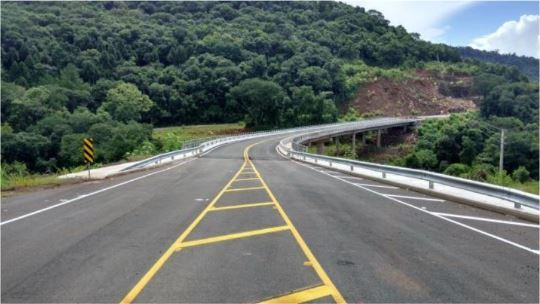
#> input picture Estudo_MyTrailHead/Visao_Computacional/ML_Iniciante/ponte.JPG, 540 x 304 px, found by its file name
$ jupyter execute --allow-errors Tutorial_Opencv.ipynb   (older library calls are emulated)   (text cells are left out)
#> lines starting #> are read from the running program, lines starting #| are printed output that depends on the picture; after the words box and inside, x2 and y2 are one past the last pixel; in counts of white or black regions, pixels touching at a corner belong together; pictures that were not available may be replaced by others from this repository, and a replacement may not be noted
[cell 1]
# Importação das bibliotecas
import cv2

# Leitura da imagem com a função imread()
imagem = cv2.imread('ponte.jpg')
#> imagem is the input picture: shape (304, 540, 3); mean B, G, R 104.5, 109, 101

print('Largura em pixels: ', end='')
print(imagem.shape[1]) #largura da imagem (quantidade de colunas)
#| 540

print('Altura em pixels: ', end='')
print(imagem.shape[0]) #altura da imagem (quantidade de linhas)
#| 304

print('Qtde de canais: ', end='')
print(imagem.shape[2])
#| 3

# Mostra a imagem com a função imshow
cv2.imshow("Ponte", imagem)
cv2.waitKey(0) #espera pressionar qualquer tecla
# Salvar a imagem no disco com função imwrite()
cv2.imwrite("saida.jpg", imagem)
#> Out = True

[cell 2]
imagem = cv2.imread('ponte.jpg')
(b, g, r) = imagem[0, 0] #veja que a ordem BGR e não RGB
#> b = 222; g = 221; r = 207

#Uma observação que podemos fazer aqui é a equivalencia entre imagem[y, x] com imagem[y][x]

print(len(imagem[0]))
#| 540

[cell 3]
print('O pixel (0, 0) tem as seguintes cores:')
print('Vermelho:', r, 'Verde:', g, 'Azul:', b)
#| Vermelho: 207 Verde: 221 Azul: 222

[cell 4]
import cv2

imagem = cv2.imread('ponte.jpg')
for y in range(0, imagem.shape[0]):
    for x in range(0, imagem.shape[1]):
        imagem[y, x] = (255,0,0)
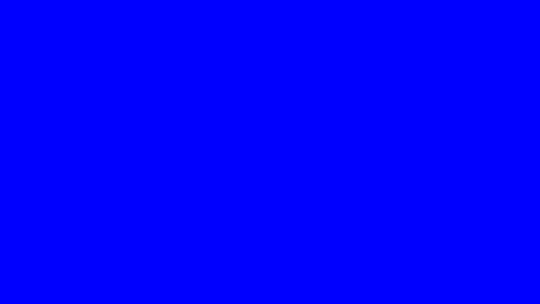
#> imagem: shape (304, 540, 3); mean B, G, R 255, 0, 0
#> (the rest of this cell did not finish here and is left out)

[cell 5]
import cv2

imagem = cv2.imread('ponte.jpg')
for y in range(0, imagem.shape[0], 10): #percorre linhas
    for x in range(0, imagem.shape[1], 10): #percorre colunas
        imagem[y:y+5, x: x+5] = (0,255,255)
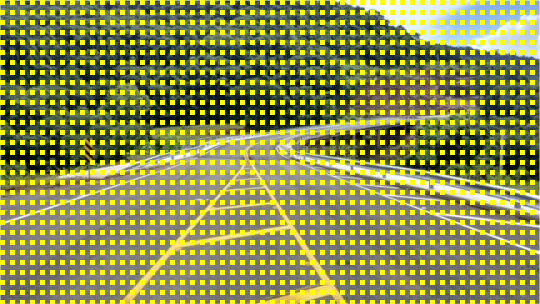
#> imagem: shape (304, 540, 3); mean B, G, R 78, 145.9, 140
cv2.imshow("Imagem modificada", imagem)
cv2.waitKey(0)

[cell 6]
import cv2
imagem = cv2.imread('ponte.jpg')
recorte = imagem[100:200, 100:200]
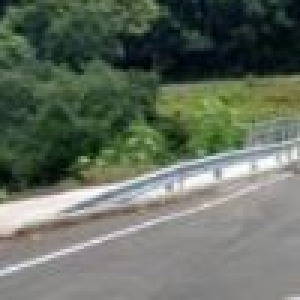
#> recorte: shape (100, 100, 3) (shown 3 times larger); mean B, G, R 95.6, 109, 99.4
cv2.imshow("Recorte da imagem", recorte)
cv2.imwrite("img/recorte.jpg", recorte) #salva no disco
#> Out = True

[cell 7]
import numpy as np
import cv2
img = cv2.imread('ponte.jpg')
cv2.imshow("Original", img)
largura = img.shape[1]
#> largura = 540
altura = img.shape[0]
#> altura = 304
proporcao = float(altura/largura)
#> proporcao = 0.563
largura_nova = 320 #em pixels
altura_nova = int(largura_nova*proporcao)
#> altura_nova = 180
tamanho_novo = (largura_nova, altura_nova)
#> tamanho_novo = (320, 180)
img_redimensionada = cv2.resize(img,
tamanho_novo, interpolation = cv2.INTER_AREA)
cv2.imshow('Resultado', img_redimensionada)
cv2.waitKey(0)

#> (a cell that did not finish here is left out)

[cell 9]
img = cv2.imread('ponte.jpg')
(alt, lar) = img.shape[:2] #captura altura e largura
#> alt = 304; lar = 540
centro = (lar // 2, alt // 2) #acha o centro
#> centro = (270, 152)
M = cv2.getRotationMatrix2D(centro, 30, 1.0)#30 graus
img_rotacionada = cv2.warpAffine(img, M, (lar, alt))
cv2.imshow("Imagem rotacionada em 30 graus", img_rotacionada)
cv2.waitKey(0)

[cell 10]
img = cv2.imread('ponte.jpg')
cv2.imshow("Original", img)
gray = cv2.cvtColor(img, cv2.COLOR_BGR2GRAY)
cv2.imshow("Gray", gray)
hsv = cv2.cvtColor(img, cv2.COLOR_BGR2HSV)
#> hsv: shape (304, 540, 3); mean H, S, V 74.7, 50.7, 113.1
cv2.imshow("HSV", hsv)
lab = cv2.cvtColor(img, cv2.COLOR_BGR2LAB)
#> lab: shape (304, 540, 3); mean of channels 0, 1, 2 113.7, 124.3, 129.5
cv2.imshow("L*a*b*", lab)
cv2.waitKey(0)

[cell 11]
img = cv2.imread('ponte.jpg')
(canalAzul, canalVerde, canalVermelho) = cv2.split(img)
cv2.imshow("Vermelho", canalVermelho)
cv2.imshow("Verde", canalVerde)
cv2.imshow("Azul", canalAzul)
cv2.waitKey(0)

[cell 12]
resultado = cv2.merge([canalAzul, canalVerde, canalVermelho])

[cell 13]
import numpy as np
import cv2
img = cv2.imread('ponte.jpg')
(canalAzul, canalVerde, canalVermelho) = cv2.split(img)
zeros = np.zeros(img.shape[:2], dtype = "uint8")
cv2.imshow("Vermelho", cv2.merge([zeros, zeros, canalVermelho]))
cv2.imshow("Verde", cv2.merge([zeros, canalVerde, zeros]))
cv2.imshow("Azul", cv2.merge([canalAzul, zeros, zeros]))
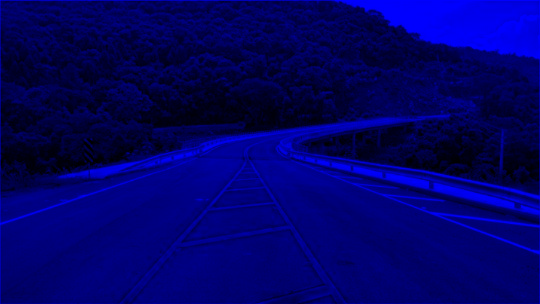
#> window 'Azul': shape (304, 540, 3); mean B, G, R 104.5, 0, 0
cv2.imshow("Original", img)
cv2.waitKey(0)

[cell 14]
from matplotlib import pyplot as plt
import cv2
img = cv2.imread('ponte.jpg')
img = cv2.cvtColor(img, cv2.COLOR_BGR2GRAY) #converte P&B
cv2.imshow("Imagem P&B", img)
#Função calcHist para calcular o histograma da imagem
h = cv2.calcHist([img], [0], None, [256], [0, 256])
#> h = 256 values, max 2242 at index 121, min 1 at index 0, mean 641.2
plt.figure()
plt.title("Histograma P&B")
plt.xlabel("Intensidade")
plt.ylabel("Qtde de Pixels")
plt.plot(h)
plt.xlim([0, 256])
plt.show()
#> figure, not shown here; curve peaks at x = 121, y = 2242
cv2.waitKey(0)

#> (a cell that did not finish here is left out)

#> (a cell that did not finish here is left out)

[cell 17]
from matplotlib import pyplot as plt
import numpy as np
import cv2
img = cv2.imread('ponte.jpg')
img = cv2.cvtColor(img, cv2.COLOR_BGR2GRAY)
h_eq = cv2.equalizeHist(img)
plt.figure()
plt.title("Histograma Equalizado")
plt.xlabel("Intensidade")
plt.ylabel("Qtde de Pixels")
plt.hist(h_eq.ravel(), 256, [0,256])
plt.xlim([0, 256])
plt.show()
#> figure, not shown here; tallest bar 2242 high, from x = 170 to 171
plt.figure()
plt.title("Histograma Original")
plt.xlabel("Intensidade")
plt.ylabel("Qtde de Pixels")
plt.hist(img.ravel(), 256, [0,256])
plt.xlim([0, 256])
plt.show()
#> figure, not shown here; tallest bar 2242 high, from x = 121 to 122
cv2.waitKey(0)

[cell 18]
img = cv2.imread('ponte.jpg')
img = img[::2,::2] # Diminui a imagem
suave = np.vstack([   np.hstack([img,cv2.blur(img, ( 3,  3))]),np.hstack([cv2.blur(img, (5,5)), cv2.blur(img, ( 7,  7))]),np.hstack([cv2.blur(img, (9,9)), cv2.blur(img, (11, 11))]),])
cv2.imshow("Imagens suavisadas (Blur)", suave)
cv2.waitKey(0)

[cell 19]
import numpy as np
import cv2
img = cv2.imread('ponte.jpg')
img = img[::2,::2] # Diminui a imagem
suave = np.vstack([
np.hstack([img,
cv2.medianBlur(img,  3)]),
np.hstack([cv2.medianBlur(img,  5),
cv2.medianBlur(img,  7)]),
np.hstack([cv2.medianBlur(img,  9),
cv2.medianBlur(img, 11)]),
])
cv2.imshow("Imagem original e suavizadas pela mediana", suave)
cv2.waitKey(0)

[cell 20]
img = cv2.imread('ponte.jpg')
img = img[::2,::2] # Diminui a imagem
suave = np.vstack([
np.hstack([img,
cv2.bilateralFilter(img,  3, 21, 21)]),
np.hstack([cv2.bilateralFilter(img,  5, 35, 35),
cv2.bilateralFilter(img,  7, 49, 49)]),
np.hstack([cv2.bilateralFilter(img,  9, 63, 63),
cv2.bilateralFilter(img, 11, 77, 77)])
])

#> (a cell that did not finish here is left out)

[cell 22]
img = cv2.imread('ponte.jpg')
img = cv2.cvtColor(img, cv2.COLOR_BGR2GRAY) # converte
suave = cv2.GaussianBlur(img, (7, 7), 0) # aplica blur
#> suave: shape (304, 540)
bin1 = cv2.adaptiveThreshold(suave, 255,  cv2.ADAPTIVE_THRESH_MEAN_C, cv2.THRESH_BINARY_INV, 21, 5)
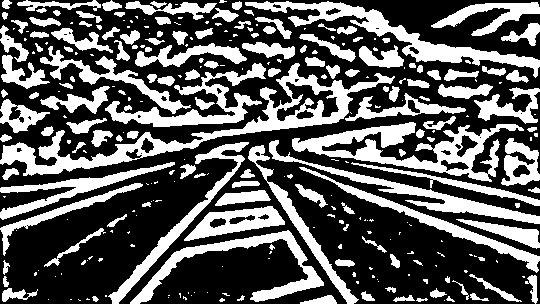
#> bin1: shape (304, 540); 36% white; 289 white regions (145 under 20 px), largest, box (x1, y1, x2, y2) and area: (0, 63, 395, 176) 6182, (292, 122, 524, 182) 4607, (245, 1, 540, 78) 3802
bin2 = cv2.adaptiveThreshold(suave, 255,  cv2.ADAPTIVE_THRESH_GAUSSIAN_C, cv2.THRESH_BINARY_INV,          21, 5)
#> bin2: shape (304, 540); 26.9% white; 422 white regions (217 under 20 px), largest, box (x1, y1, x2, y2) and area: (245, 2, 540, 67) 2629, (292, 120, 484, 176) 2602, (270, 137, 540, 224) 2319
resultado = np.vstack([  np.hstack([img, suave]),  np.hstack([bin1, bin2])  ])
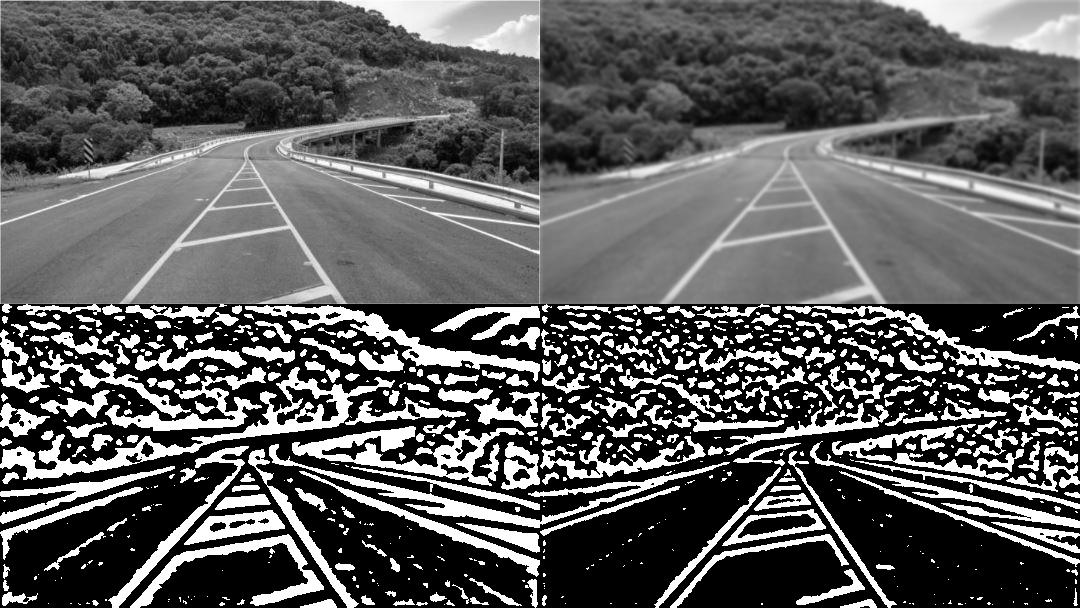
#> resultado: shape (608, 1080); min 0, max 255, mean 93.1
cv2.imshow("Binarização adaptativa da imagem", resultado)
cv2.waitKey(0)

[cell 23]
import mahotas
import numpy as np
import cv2
img = cv2.imread('ponte.jpg')
img = cv2.cvtColor(img, cv2.COLOR_BGR2GRAY) # converte
suave = cv2.GaussianBlur(img, (7, 7), 0) # aplica blur
T = mahotas.thresholding.otsu(suave)
#> T = 101
temp = img.copy()
temp[temp > T] = 255
temp[temp < 255] = 0
#> temp: shape (304, 540); 57% white; 304 black regions (275 under 20 px), largest, box (x1, y1, x2, y2) and area: (1, 1, 539, 186) 65647, (421, 268, 489, 303) 894, (342, 172, 539, 224) 798
temp = cv2.bitwise_not(temp)
#> (the rest of this cell did not finish here and is left out)

[cell 24]
import numpy as np
import cv2
img = cv2.imread('ponte.jpg')
img = cv2.cvtColor(img, cv2.COLOR_BGR2GRAY)
sobelX = cv2.Sobel(img, cv2.CV_64F, 1, 0)
sobelY = cv2.Sobel(img, cv2.CV_64F, 0, 1)
sobelX = np.uint8(np.absolute(sobelX))
sobelY = np.uint8(np.absolute(sobelY))
sobel = cv2.bitwise_or(sobelX, sobelY)
resultado = np.vstack([  np.hstack([img,    sobelX]),  np.hstack([sobelY, sobel])  ])
cv2.imshow("Sobel", resultado)
cv2.waitKey(0)

[cell 25]
import numpy as np
import cv2
img = cv2.imread('ponte.jpg')
img = cv2.cvtColor(img, cv2.COLOR_BGR2GRAY)
lap = cv2.Laplacian(img, cv2.CV_64F)
lap = np.uint8(np.absolute(lap))
resultado = np.vstack([img, lap])
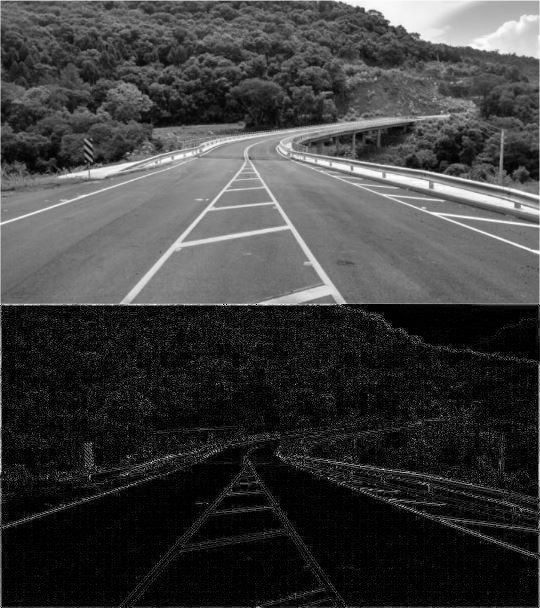
#> resultado: shape (608, 540); min 0, max 255, mean 61.3
cv2.imshow("Filtro Laplaciano", resultado)
cv2.waitKey(0)

[cell 26]
import numpy as np
import cv2
img = cv2.imread('ponte.jpg')
img = cv2.cvtColor(img, cv2.COLOR_BGR2GRAY)
suave = cv2.GaussianBlur(img, (7, 7), 0)
canny1 = cv2.Canny(suave, 20, 120)
#> canny1: shape (304, 540); 9.7% white in thin lines or dots
canny2 = cv2.Canny(suave, 70, 200)
#> canny2: shape (304, 540); 3.5% white in thin lines or dots
resultado = np.vstack([  np.hstack([img,    suave ]),  np.hstack([canny1, canny2])  ])
#> resultado: shape (608, 1080)
cv2.imshow("Detector de Bordas Canny", resultado)
cv2.waitKey(0)

[cell 27]
import numpy as np
import cv2
import mahotas
#Função para facilitar a escrita nas imagem
def escreve(img, texto, cor=(255,0,0)):
  fonte = cv2.FONT_HERSHEY_SIMPLEX
  cv2.putText(img, texto, (10,20), fonte, 0.5, cor, 0,      cv2.LINE_AA)

imgColorida = cv2.imread('data/dados.png') #Carregamento da imagem
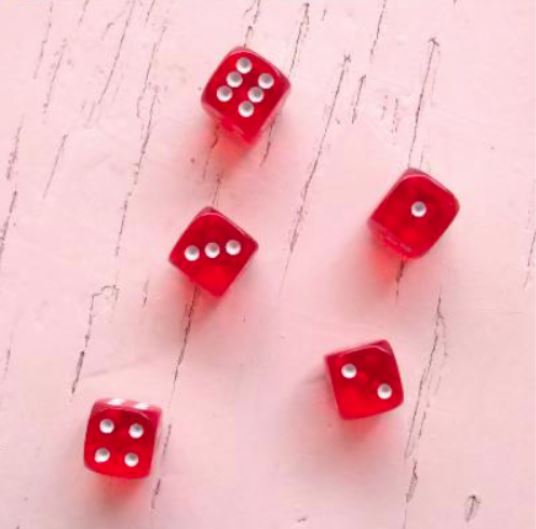
#> input picture Estudo_MyTrailHead/Visao_Computacional/ML_Iniciante/dados.JPG, 536 x 529 px, given in place of dados.png, which was not available
#> imgColorida is the input picture: shape (529, 536, 3); mean B, G, R 189.1, 182.3, 239.2
#Se necessário o redimensioamento da imagem pode vir aqui.
#Passo 1: Conversão para tons de cinza
img = cv2.cvtColor(imgColorida, cv2.COLOR_BGR2GRAY)
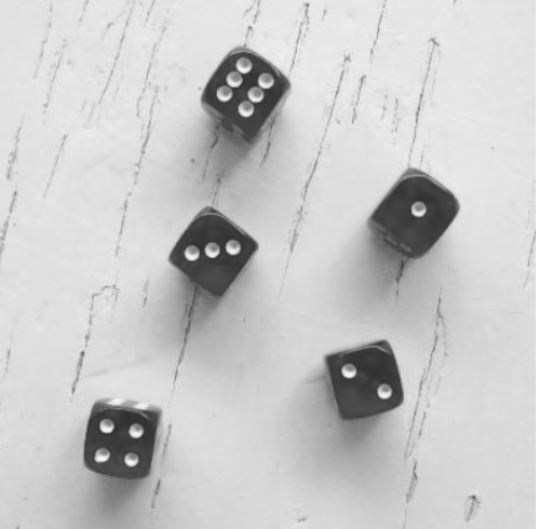
#> img: shape (529, 536); min 43, max 252, mean 200.1
#Passo 2: Blur/Suavização da imagem
suave = cv2.blur(img, (7, 7))
#> suave: shape (529, 536)
#Passo 3: Binarização resultando em pixels brancos e pretos
T = mahotas.thresholding.otsu(suave)
#> T = 153
bin = suave.copy()
bin[bin > T] = 255
bin[bin < 255] = 0
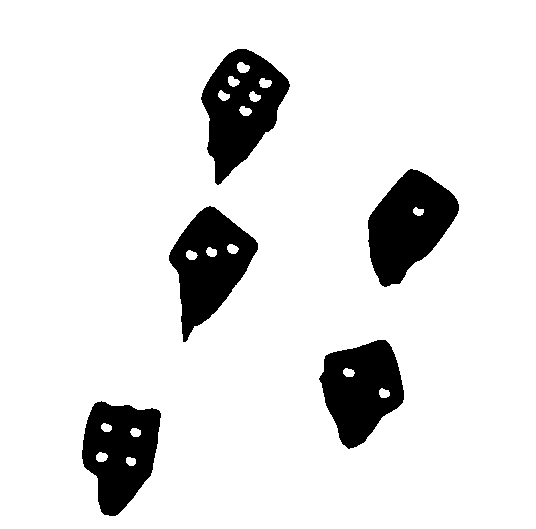
#> bin: shape (529, 536); 88.9% white; 5 black regions, box (x1, y1, x2, y2) and area: (201, 49, 290, 185) 6592, (368, 169, 459, 287) 6564, (169, 206, 258, 342) 6309, (319, 340, 404, 449) 6024, (82, 401, 161, 516) 6016
bin = cv2.bitwise_not(bin)
#> bin: shape (529, 536); 11.1% white; 5 white regions
#Passo 4: Detecção de bordas com Canny
bordas = cv2.Canny(bin, 70, 150)
#Passo 5: Identificação e contagem dos contornos da imagem
#cv2.RETR_EXTERNAL = conta apenas os contornos externos
(objetos, lx) = cv2.findContours(bordas.copy(),cv2.RETR_EXTERNAL, cv2.CHAIN_APPROX_SIMPLE) #A variável lx (lixo) recebe dados que não são utilizados
#> objetos = 5 contours; box (x1, y1, x2, y2) and area: (200, 48, 290, 185) 7205, (367, 168, 459, 287) 6682, (168, 206, 258, 342) 6632, (81, 401, 161, 516) 6377, (319, 339, 404, 449) 6219; lx = [[1, -1, -1, -1], [2, 0, -1, -1], [3, 1, -1, -1], [4, 2, -1, -1], [-1, 3, -1, -1]]
escreve(img, "Imagem em tons de cinza", 0)
escreve(suave, "Suavizacao com Blur", 0)
escreve(bin, "Binarizacao com Metodo Otsu", 255)
escreve(bordas, "Detector de bordas Canny", 255)
temp = np.vstack([  np.hstack([img, suave]),   np.hstack([bin, bordas])   ])
#cv2.imshow("Quantidade de objetos: "+str(len(objetos)), temp)
#> (the rest of this cell did not finish here and is left out)

[cell 28]
import numpy as np
import cv2
import mahotas


#Função para facilitar a escrita nas imagem
def escreve(img, texto, cor=(255,0,0)):
    fonte = cv2.FONT_HERSHEY_SIMPLEX
    cv2.putText(img, texto, (10,20), fonte, 0.5, cor, 0, cv2.LINE_AA)

imgColorida = cv2.imread('dados.jpg') #Carregamento da imagem

#Se necessário o redimensioamento da imagem pode vir aqui.

#Passo 1: Conversão para tons de cinza
img = cv2.cvtColor(imgColorida, cv2.COLOR_BGR2GRAY)

#Passo 2: Blur/Suavização da imagem
suave = cv2.blur(img, (7, 7))

#Passo 3: Binarização resultando em pixels brancos e pretos
T = mahotas.thresholding.otsu(suave)
bin = suave.copy()
bin[bin > T] = 255
bin[bin < 255] = 0
bin = cv2.bitwise_not(bin)

#Passo 4: Detecção de bordas com Canny
bordas = cv2.Canny(bin, 70, 150)

#Passo 5: Identificação e contagem dos contornos da imagem
#cv2.RETR_EXTERNAL = conta apenas os contornos externos
(lx, objetos, lx) = cv2.findContours(bordas.copy(),cv2.RETR_EXTERNAL, cv2.CHAIN_APPROX_SIMPLE)
#A variável lx (lixo) recebe dados que não são utilizados

escreve(img, "Imagem em tons de cinza", 0)
escreve(suave, "Suavizacao com Blur", 0)
escreve(bin, "Binarizacao com Metodo Otsu", 255)
escreve(bordas, "Detector de bordas Canny", 255)
